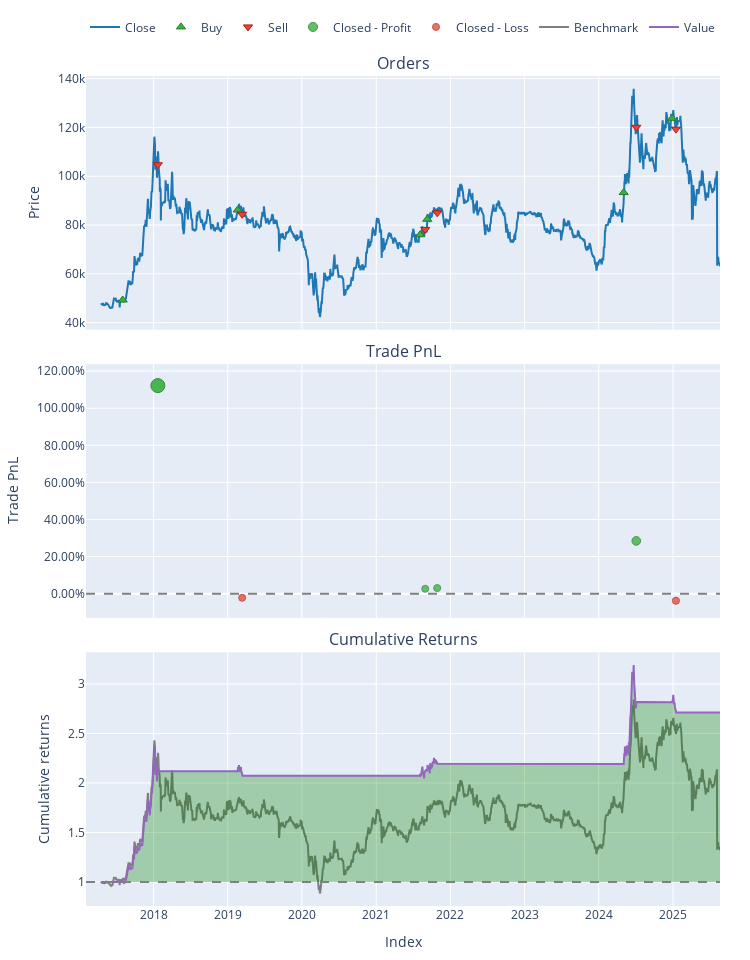

The notebook cell this image was saved under:
### Code cell
# biểu diễn biểu đồ vốn của 1 mã triển vọng
ignored_ticker = df_backtesting_potentials.index[0]
pf = backtesting_results[ignored_ticker]
print(ignored_ticker)
pf.plot().show()

### Figure 1 — Plotly figure (JSON) as saved in the notebook; plotly's stock layout.template omitted (floating-point values rounded to 4 significant figures; data arrays with more than 128 entries replaced by an {"elided": "..."} marker saying what was removed)
{"data": [{"legendgroup": "0", "line": {"color": "#1f77b4"}, "name": "Close", "showlegend": true, "type": "scatter", "uid": "267605d4-95b2-441d-8cb9-ef7603c9e114", "x": {"elided": "2086 str values"}, "xaxis": "x", "y": {"elided": "2086 float values"}, "yaxis": "y"}, {"customdata": [[0, 0.002028, 0.0999], [2, 0.002459, 0.2119], [4, 0.002725, 0.2072], [6, 0.002583, 0.2126], [8, 0.002348, 0.2191], [10, 0.002274, 0.2814]], "hovertemplate": "Order Id: %{customdata[0]}<br>Timestamp: %{x}<br>Price: %{y}<br>Size: %{customdata[1]:.6f}<br>Fees: %{customdata[2]:.6f}", "legendgroup": "1", "marker": {"color": "#37B13F", "line": {"color": "rgb(38,123,44)", "width": 1}, "size": 8, "symbol": "triangle-up"}, "mode": "markers", "name": "Buy", "type": "scatter", "uid": "a2009063-ec9d-405e-b8e0-ee8928889fe5", "x": ["2017-08-02T00:00:00", "2019-02-19T00:00:00", "2021-08-05T00:00:00", "2021-09-09T00:00:00", "2024-05-03T00:00:00", "2024-12-27T00:00:00"], "xaxis": "x", "y": [49260.0, 86150.0, 76015, 82342, 93289, 123729], "yaxis": "y"}, {"customdata": [[1, 0.002028, 0.2123], [3, 0.002459, 0.2076], [5, 0.002725, 0.2131], [7, 0.002583, 0.2195], [9, 0.002348, 0.2819], [11, 0.002274, 0.2713]], "hovertemplate": "Order Id: %{customdata[0]}<br>Timestamp: %{x}<br>Price: %{y}<br>Size: %{customdata[1]:.6f}<br>Fees: %{customdata[2]:.6f}", "legendgroup": "2", "marker": {"color": "#EA4335", "line": {"color": "rgb(181,31,18)", "width": 1}, "size": 8, "symbol": "triangle-down"}, "mode": "markers", "name": "Sell", "type": "scatter", "uid": "fd0d80c8-3127-49a9-af74-214a920cd0af", "x": ["2018-01-22T00:00:00", "2019-03-13T00:00:00", "2021-08-30T00:00:00", "2021-10-28T00:00:00", "2024-07-04T00:00:00", "2025-01-15T00:00:00"], "xaxis": "x", "y": [104700.0, 84410.0, 78187, 84995, 120064, 119292], "yaxis": "y"}, {"customdata": [[0, 0, 112.1, 1.122], [2, 2, 5.499, 0.02654], [3, 3, 6.419, 0.03019], [4, 4, 62.37, 0.2847]], "hovertemplate": "Exit Trade Id: %{customdata[0]}<br>Position Id: %{customdata[1]}<br>Exit Timestamp: %{x}<br>PnL: %{customdata[2]:.6f}<br>Return: %{customdata[3]:.2%}", "legendgroup": "3", "marker": {"color": "#37B13F", "line": {"color": "rgb(38,123,44)", "width": 1}, "opacity": [0.9, 0.7506, 0.7511, 0.7858], "size": [14, 7.027, 7.051, 8.671], "symbol": "circle"}, "mode": "markers", "name": "Closed - Profit", "type": "scatter", "uid": "31526ebc-6323-466b-a022-4c7755cd6f53", "x": ["2018-01-22T00:00:00", "2021-08-30T00:00:00", "2021-10-28T00:00:00", "2024-07-04T00:00:00"], "xaxis": "x2", "y": [1.122, 0.02654, 0.03019, 0.2847], "yaxis": "y2"}, {"customdata": [[1, 1, -4.711, -0.02224], [5, 5, -10.64, -0.03782]], "hovertemplate": "Exit Trade Id: %{customdata[0]}<br>Position Id: %{customdata[1]}<br>Exit Timestamp: %{x}<br>PnL: %{customdata[2]:.6f}<br>Return: %{customdata[3]:.2%}", "legendgroup": "4", "marker": {"color": "#EA4335", "line": {"color": "rgb(181,31,18)", "width": 1}, "opacity": [0.75, 0.7521], "size": [7, 7.099], "symbol": "circle"}, "mode": "markers", "name": "Closed - Loss", "type": "scatter", "uid": "32feba25-0e8c-4584-a694-dbb8cd19e1e4", "x": ["2019-03-13T00:00:00", "2025-01-15T00:00:00"], "xaxis": "x2", "y": [-0.02224, -0.03782], "yaxis": "y2"}, {"legendgroup": "5", "line": {"color": "#7f7f7f"}, "name": "Benchmark", "showlegend": true, "type": "scatter", "uid": "7b66eaac-8da3-4b43-99bb-6127bb792e7b", "x": {"elided": "2086 str values"}, "xaxis": "x3", "y": {"elided": "2086 float values"}, "yaxis": "y3"}, {"hoverinfo": "skip", "legendgroup": "6", "line": {"color": "rgba(0, 0, 0, 0)", "width": 0}, "opacity": 0, "showlegend": false, "type": "scatter", "uid": "a482c734-7c00-4259-98ae-c5fa4fef39c0", "x": {"elided": "2086 str values"}, "xaxis": "x3", "y": {"elided": "2086 int values"}, "yaxis": "y3"}, {"connectgaps": false, "fill": "tonexty", "fillcolor": "rgba(0, 128, 0, 0.3)", "hoverinfo": "skip", "legendgroup": "6", "line": {"color": "rgba(0, 0, 0, 0)", "width": 0}, "opacity": 0, "showlegend": false, "type": "scatter", "uid": "3bb59fc0-4d7a-48d9-a228-93240f8a3ccc", "x": {"elided": "2086 str values"}, "xaxis": "x3", "y": {"elided": "2086 float values"}, "yaxis": "y3"}, {"hoverinfo": "skip", "legendgroup": "6", "line": {"color": "rgba(0, 0, 0, 0)", "width": 0}, "opacity": 0, "showlegend": false, "type": "scatter", "uid": "ed2e4b6f-3aa1-4264-a416-3909d6e1c824", "x": {"elided": "2086 str values"}, "xaxis": "x3", "y": {"elided": "2086 int values"}, "yaxis": "y3"}, {"connectgaps": false, "fill": "tonexty", "fillcolor": "rgba(255, 0, 0, 0.3)", "hoverinfo": "skip", "legendgroup": "6", "line": {"color": "rgba(0, 0, 0, 0)", "width": 0}, "opacity": 0, "showlegend": false, "type": "scatter", "uid": "3526a5b3-34b6-47ca-a5ec-6c41bb66aa95", "x": {"elided": "2086 str values"}, "xaxis": "x3", "y": {"elided": "2086 float values"}, "yaxis": "y3"}, {"legendgroup": "7", "line": {"color": "#9467bd"}, "name": "Value", "showlegend": true, "type": "scatter", "uid": "ef19539f-e454-4df0-b004-78f7f40d1ab5", "x": {"elided": "2086 str values"}, "xaxis": "x3", "y": {"elided": "2086 float values"}, "yaxis": "y3"}, {"hoverinfo": "skip", "legendgroup": "6", "line": {"color": "rgba(0, 0, 0, 0)", "width": 0}, "opacity": 0, "showlegend": false, "type": "scatter", "uid": "b5385ddd-66fc-45f4-9051-78ae5e61dd40", "x": {"elided": "2086 str values"}, "xaxis": "x3", "y": {"elided": "2086 int values"}, "yaxis": "y3"}], "layout": {"annotations": [{"font": {"size": 16}, "showarrow": false, "text": "Orders", "x": 0.5, "xanchor": "center", "xref": "paper", "y": 1, "yanchor": "bottom", "yref": "paper"}, {"font": {"size": 16}, "showarrow": false, "text": "Trade PnL", "x": 0.5, "xanchor": "center", "xref": "paper", "y": 0.6528, "yanchor": "bottom", "yref": "paper"}, {"font": {"size": 16}, "showarrow": false, "text": "Cumulative Returns", "x": 0.5, "xanchor": "center", "xref": "paper", "y": 0.3056, "yanchor": "bottom", "yref": "paper"}], "height": 960, "legend": {"orientation": "h", "traceorder": "normal", "x": 1, "xanchor": "right", "y": 1.042, "yanchor": "bottom"}, "margin": {"b": 30, "l": 30, "r": 30, "t": 30}, "shapes": [{"line": {"color": "gray", "dash": "dash"}, "type": "line", "x0": 0, "x1": 1, "xref": "paper", "y0": 0, "y1": 0, "yref": "y2"}, {"line": {"color": "gray", "dash": "dash"}, "type": "line", "x0": 0, "x1": 1, "xref": "paper", "y0": 1, "y1": 1, "yref": "y3"}], "showlegend": true, "width": 750, "xaxis": {"anchor": "y", "domain": [0, 1], "matches": "x3", "showticklabels": false}, "xaxis2": {"anchor": "y2", "domain": [0, 1], "matches": "x3", "showticklabels": false}, "xaxis3": {"anchor": "y3", "domain": [0, 1], "title": {"text": "Index"}}, "yaxis": {"anchor": "x", "domain": [0.6944, 1], "title": {"text": "Price"}}, "yaxis2": {"anchor": "x2", "domain": [0.3472, 0.6528], "tickformat": ".2%", "title": {"text": "Trade PnL"}}, "yaxis3": {"anchor": "x3", "domain": [0, 0.3056], "title": {"text": "Cumulative returns"}}}}
